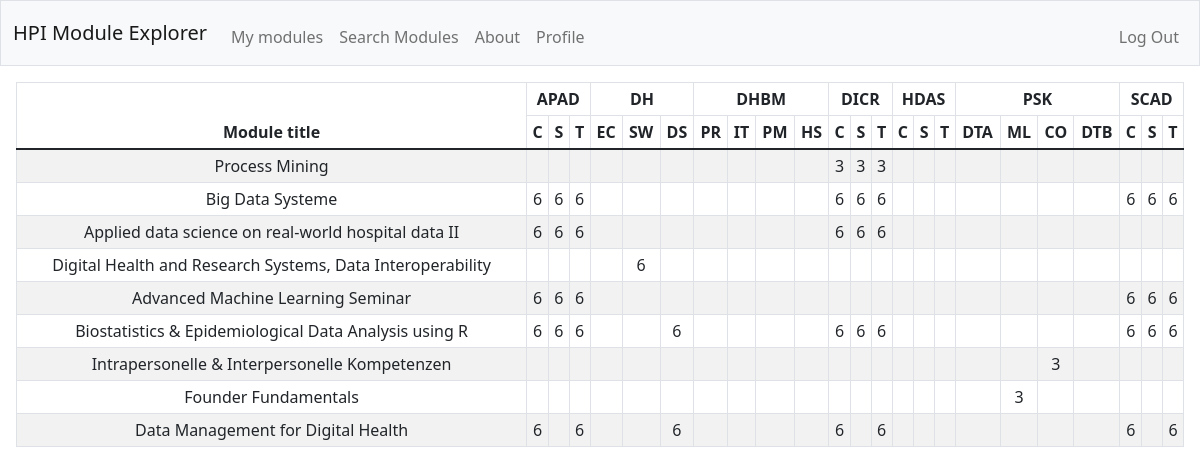
The page / (signed in) on the database its author committed.
### tables this page shows
CREATE TABLE modules (
    url_trimmed PRIMARY KEY,
    full_url TEXT NOT NULL,
    website TEXT,
    title TEXT NOT NULL,
    credits INTEGER NOT NULL,
    evap_grade INTEGER NOT NULL,
    evap_semester INTEGER NOT NULL,
    module_description TEXT,
    lecturers TEXT
);

### app.py (the view)
@app.route("/", methods=["GET"])
@login_required
def my_modules():
    module_submodule_combinations = db.execute(
        """
        SELECT
            module_group,
            GROUP_CONCAT(DISTINCT module_group || '-' || submodule_group) AS module_group_subgroup_combinations,
            COUNT(DISTINCT module_group || '-' || submodule_group) AS colspan
        FROM
            course_modules
        WHERE
            course_abbreviation = 'dh_master'
        GROUP BY
            module_group;
        """)
    module_colspan = {row.get("module_group"): row.get("colspan") for row in module_submodule_combinations}
    subheader = [item for row in module_submodule_combinations for item in row.get("module_group_subgroup_combinations").split(",")]
    modules_taken = db.execute("""SELECT modules.title, modules.url_trimmed, modules.credits, GROUP_CONCAT(course_modules.module_group || '-' || course_modules.submodule_group) as module_group_subgroup_combinations
                     FROM modules
                     JOIN user_modules ON modules.url_trimmed = user_modules.url_trimmed
                     JOIN course_modules ON modules.url_trimmed = course_modules.url_trimmed
                     WHERE user_modules.user_id = ?
                     AND course_modules.course_abbreviation = 'dh_master'
                     GROUP BY modules.url_trimmed;""", session["user_id"])
    table_rows = []
    for module_taken in modules_taken:
        credit_cells = ["" for _ in range(len(subheader))]
        module_title = module_taken.get("title")
        module_link = "module/" + module_taken.get("url_trimmed")
        for module_group_subgroup_combination in module_taken.get("module_group_subgroup_combinations").split(","):
            credit_cells[subheader.index(module_group_subgroup_combination)] = module_taken.get("credits") or "X"
        table_rows.append((module_title, module_link, credit_cells))
    return render_template("my_modules.html", module_colspan=module_colspan, subheader=subheader, table_rows=table_rows)

### app.py (called while the page is built)
@app.after_request
def after_request(response):
    response.headers["Cache-Control"] = "no-cache, no-store, must-revalidate"
    response.headers["Expires"] = 0
    response.headers["Pragma"] = "no-cache"
    return response

### helpers.py (called while the page is built)
def login_required(f):
    @wraps(f)
    def decorated_function(*args, **kwargs):
        if session.get("user_id") is None:
            return redirect("/login")
        return f(*args, **kwargs)
    return decorated_function

### templates/my_modules.html (shortened to what this page needs)
{% extends "layout.html" %}
{% block main %}
<div class="table-responsive">
  <table class="table table-striped table-bordered table-hover table-sm text-center align-middle">
    <thead class="thead-dark">
      <tr>
        <th scope="col" rowspan="2">Module title</th>
        {% for header_title, _colspan in module_colspan.items() %}
          <th scope="col" colspan="{{ _colspan }}">{{ header_title }}</th>
        {% endfor %}
      </tr>
      <tr>
        {% for _subheader in subheader %}
          <th>{{ _subheader.split("-")[1] }}</th>
        {% endfor %}
      </tr>
    </thead>
    <tbody>
      {% for (course_title, course_link, credit_cells) in table_rows %}
        <tr>
          <td><a href="{{ course_link }}" style="text-decoration: none; color: inherit;">{{ course_title }}</a></td>
          {% for credit_cell in credit_cells %}
            <td>{{ credit_cell }}</td>
          {% endfor %}
        </tr>
      {% endfor %}
    </tbody>
  </table>
</div>
{% endblock %}

### templates/layout.html (shortened to what this page needs)
<!DOCTYPE html>
<html lang="en">
    <head>
        <link href="https://cdn.jsdelivr.net/npm/bootstrap@5.1.3/dist/css/bootstrap.min.css" rel="stylesheet">
        <link href="/static/custom.css" rel="stylesheet">
    </head>
    <body>
        <nav class="bg-light border navbar navbar-expand-md navbar-light">
            <div class="container-fluid">
                <a class="navbar-brand" href="/"><span class="">HPI Module Explorer</span></a>
                <div class="collapse navbar-collapse" id="navbar">
                    {% if session["user_id"] %}
                        <ul class="navbar-nav me-auto mt-2">
                            <li class="nav-item"><a class="nav-link" href="/">My modules</a></li>
                            <li class="nav-item"><a class="nav-link" href="/search">Search Modules</a></li>
                            <li class="nav-item"><a class="nav-link" href="/about">About</a></li>
                            <li class="nav-item"><a class="nav-link" href="/profile">Profile</a></li>
                        </ul>
                        <ul class="navbar-nav ms-auto mt-2">
                            <li class="nav-item"><a class="nav-link" href="/logout">Log Out</a></li>
                        </ul>
                    {% else %}
                        <ul class="navbar-nav ms-auto mt-2">
                            <li class="nav-item"><a class="nav-link" href="/register">Register</a></li>
                            <li class="nav-item"><a class="nav-link" href="/login">Log In</a></li>
                        </ul>
                    {% endif %}
                </div>
            </div>
        </nav>
        <main>
            <div id="content" class="p-3 mb-4">
                    {% block main %}{% endblock %}
            </div>
        </main>
    </body>
</html>

### rows shown on the page
modules: title "Process Mining", credit_cells "3" "3" "3"
modules: title "Big Data Systeme", credit_cells "6" "6" "6" "6" "6" "6" "6" "6" "6"
modules: title "Applied data science on real-world hospital data II", credit_cells "6" "6" "6" "6" "6" "6"
modules: title "Digital Health and Research Systems, Data Interoperability", credit_cells "6"
modules: title "Advanced Machine Learning Seminar", credit_cells "6" "6" "6" "6" "6" "6"
modules: title "Biostatistics & Epidemiological Data Analysis using R", credit_cells "6" "6" "6" "6" "6" "6" "6" "6" "6" "6"
modules: title "Intrapersonelle & Interpersonelle Kompetenzen", credit_cells "3"
modules: title "Founder Fundamentals", credit_cells "3"
modules: title "Data Management for Digital Health", credit_cells "6" "6" "6" "6" "6" "6" "6"

### other values the page prints
{{ header_title }} "APAD" "DH" "DHBM" "DICR" "HDAS" "PSK" "SCAD"
{{ _subheader.split("-")[1] }} "C" "S" "T" "EC" "SW" "DS" "PR" "IT" "PM" "HS" "C" "S" "T" "C" "S" "T" "DTA" "ML" "CO" "DTB" "C" "S" "T"
